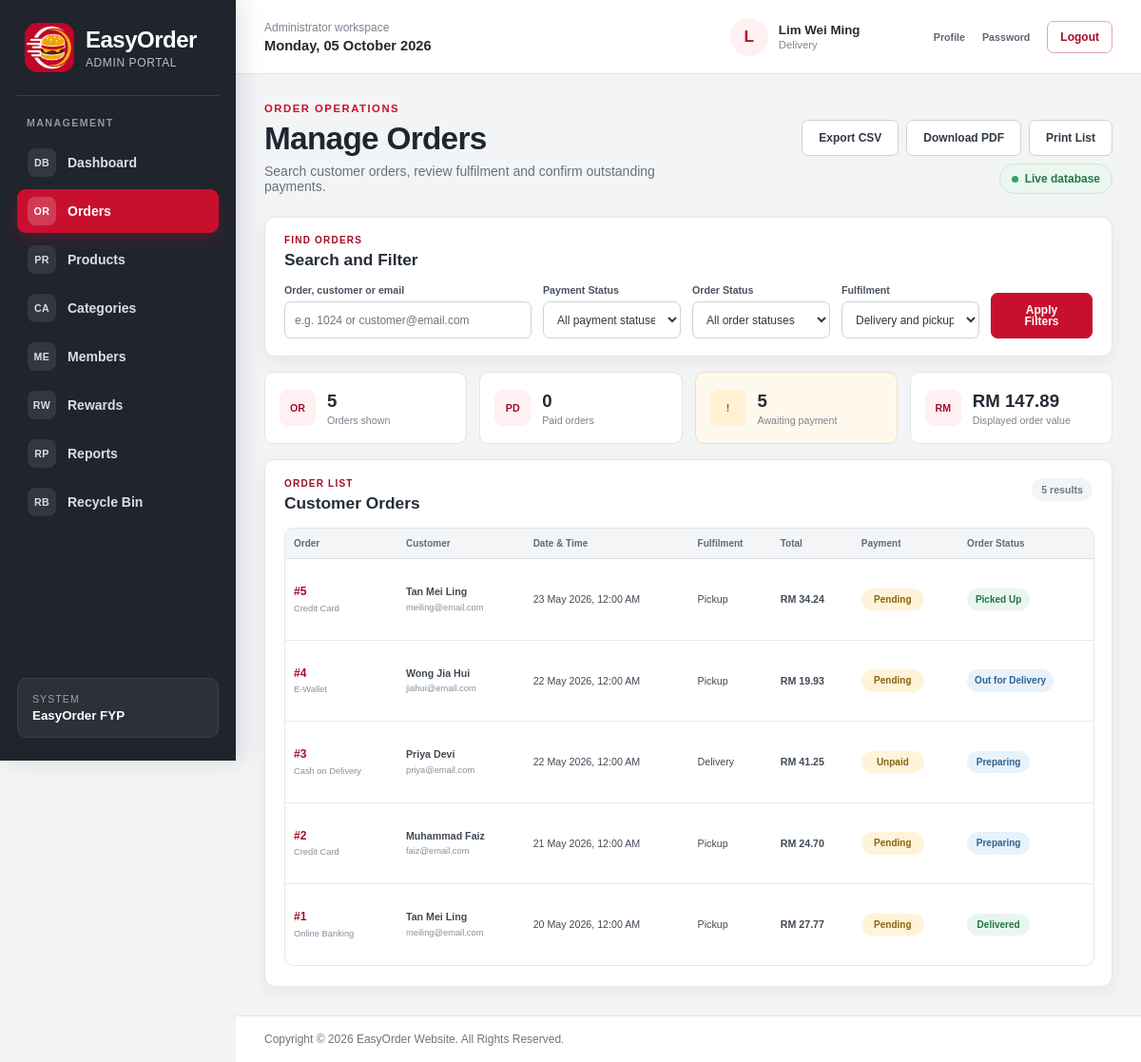
The app's page /admin_order.php (signed in), older data.
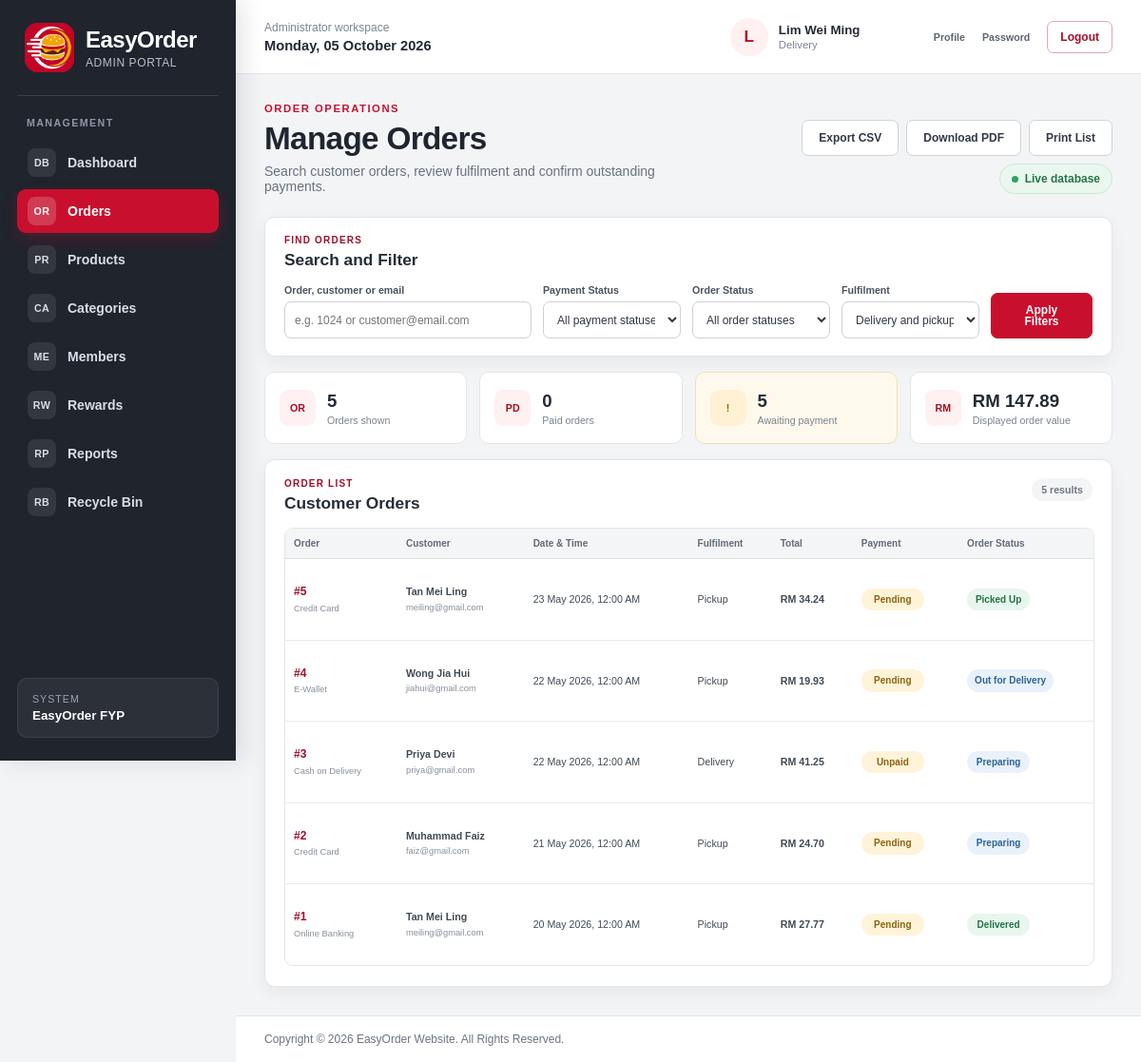
The same page, newer data.
### tables this page shows
CREATE TABLE `orders` (
  `order_id` int(11) NOT NULL,
  `order_member` int(11) NOT NULL,
  `order_date` datetime NOT NULL,
  `order_total` decimal(7,2) NOT NULL,
  `order_payment` varchar(20) NOT NULL,
  `order_payment_status` varchar(20) NOT NULL DEFAULT 'Pending',
  `order_delivery` varchar(5) NOT NULL,
  `order_address` varchar(255) NOT NULL,
  `order_status` varchar(20) NOT NULL,
  `order_isDelete` int(1) NOT NULL DEFAULT 0
);

CREATE TABLE `member` (
  `member_id` int(11) NOT NULL,
  `member_name` varchar(100) NOT NULL,
  `member_email` varchar(100) NOT NULL,
  `member_password` varchar(255) NOT NULL,
  `member_phone` varchar(15) NOT NULL,
  `member_gender` varchar(10) NOT NULL,
  `member_dob` date NOT NULL,
  `member_address` varchar(140) NOT NULL DEFAULT '',
  `member_state` varchar(30) NOT NULL,
  `member_city` varchar(50) NOT NULL,
  `member_postcode` char(5) NOT NULL,
  `member_points` int(6) NOT NULL DEFAULT 0,
  `member_joindate` date NOT NULL,
  `member_isDelete` int(1) NOT NULL DEFAULT 0
);

### admin_order.php (the view, shortened to what the changed rows need)
<?php
include("dataconnection.php");
require_once("admin_shell.php");
function admin_order_html($value)
{
	return htmlspecialchars((string)$value,ENT_QUOTES,"ISO-8859-1");
}
function admin_order_datetime($value)
{
	$timestamp = strtotime((string)$value);
	return $timestamp===false ? "Not available" : date("d M Y, h:i A",$timestamp);
}
function admin_order_status_class($status)
{
	$normalised = strtolower(trim((string)$status));
	if(in_array($normalised,array("paid","delivered","completed","picked up"),true))
	{
		return "status-success";
	}
	if(in_array($normalised,array("preparing","ready for pickup","out for delivery","processing"),true))
	{
		return "status-info";
	}
	return "status-warning";
}
$search = trim((string)($_GET["search"] ?? ""));
$payment_status_options = array("Paid","Pending","Unpaid","Failed");
$order_status_options = array("Preparing","Ready for Pickup","Picked Up","Out for Delivery","Delivered","Completed","Cancelled");
$delivery_options = array("Yes","No");
$payment_filter = (string)($_GET["payment_status"] ?? "");
$status_filter = (string)($_GET["order_status"] ?? "");
$delivery_filter = (string)($_GET["delivery"] ?? "");
$payment_filter = in_array($payment_filter,$payment_status_options,true) ? $payment_filter : "";
$status_filter = in_array($status_filter,$order_status_options,true) ? $status_filter : "";
$delivery_filter = in_array($delivery_filter,$delivery_options,true) ? $delivery_filter : "";
$search_like = "%".$search."%";
$list_sql = "SELECT o.order_id,o.order_date,o.order_total,o.order_payment,o.order_payment_status,o.order_delivery,o.order_status,"
	."m.member_name,m.member_email,COALESCE(p.payment_status,o.order_payment_status) AS display_payment_status "
	."FROM orders o INNER JOIN member m ON m.member_id=o.order_member "
	."LEFT JOIN payments p ON p.payment_order=o.order_id "
	."WHERE o.order_isDelete=0 "
	."AND (?='' OR CAST(o.order_id AS CHAR) LIKE ? OR m.member_name LIKE ? OR m.member_email LIKE ?) "
	."AND (?='' OR LOWER(COALESCE(p.payment_status,o.order_payment_status))=LOWER(?)) "
	."AND (?='' OR LOWER(o.order_status)=LOWER(?)) "
	."AND (?='' OR o.order_delivery=?) "
	."ORDER BY o.order_date DESC,o.order_id DESC";
$list_stmt = mysqli_prepare($connect,$list_sql);
$orders = array();
$list_error = "";
if($list_stmt)
{
	mysqli_stmt_bind_param($list_stmt,"ssssssssss",$search,$search_like,$search_like,$search_like,$payment_filter,$payment_filter,$status_filter,$status_filter,$delivery_filter,$delivery_filter);
	if(mysqli_stmt_execute($list_stmt))
	{
		$list_result = mysqli_stmt_get_result($list_stmt);
		while($order = mysqli_fetch_assoc($list_result))
		{
			$orders[] = $order;
		}
	}
	else
	{
		$list_error = "Orders are temporarily unavailable. Please try again.";
	}
}
else
{
	$list_error = "Orders are temporarily unavailable. Please try again.";
}
?>
<!DOCTYPE html>
<html lang="en">
<head>
<link rel="stylesheet" href="style.css">
<link rel="stylesheet" href="admin_style.css">
</head>
<body class="admin-body">
<section class="admin-page-heading">
	<div>
		<h1>Manage Orders</h1>
	</div>
</section>
<section class="admin-order-filter-panel" aria-labelledby="order-filter-heading">
	<div class="admin-filter-heading">
		<div><p>FIND ORDERS</p><h2 id="order-filter-heading">Search and Filter</h2></div>
	</div>
</section>
<section class="admin-order-results" aria-labelledby="order-results-heading">
	<header class="admin-results-heading">
		<div><p>ORDER LIST</p><h2 id="order-results-heading">Customer Orders</h2></div>
	</header>
	<?php if($list_error!=="") { ?>
		<div class="admin-empty-state"><span>!</span><strong>Orders unavailable</strong><p><?php echo admin_order_html($list_error); ?></p></div>
	<?php } else if(count($orders)===0) { ?>
		<div class="admin-empty-state"><span>0</span><strong>No matching orders</strong><p>Change or clear the filters to view other orders.</p></div>
	<?php } else { ?>
		<div class="admin-table-wrap admin-order-table-wrap">
			<table class="admin-order-table">
				<thead><tr><th>Order</th><th>Customer</th><th>Date &amp; Time</th><th>Fulfilment</th><th>Total</th><th>Payment</th><th>Order Status</th><th class="admin-print-hide">Actions</th></tr></thead>
				<tbody>
				<?php foreach($orders as $order) { ?>
					<tr>
						<td><a class="admin-order-number" href="admin_order_details.php?order_id=<?php echo (int)$order["order_id"]; ?>">#<?php echo (int)$order["order_id"]; ?></a><small><?php echo admin_order_html($order["order_payment"]); ?></small></td>
						<td><strong><?php echo admin_order_html($order["member_name"]); ?></strong><small><?php echo admin_order_html($order["member_email"]); ?></small></td>
						<td><?php echo admin_order_html(admin_order_datetime($order["order_date"])); ?></td>
						<td><?php echo $order["order_delivery"]==="Yes" ? "Delivery" : "Pickup"; ?></td>
						<td><strong>RM <?php echo number_format((float)$order["order_total"],2); ?></strong></td>
						<td><span class="admin-status-badge <?php echo admin_order_status_class($order["display_payment_status"]); ?>"><?php echo admin_order_html($order["display_payment_status"]); ?></span></td>
						<td><span class="admin-status-badge <?php echo admin_order_status_class($order["order_status"]); ?>"><?php echo admin_order_html($order["order_status"]); ?></span></td>
					</tr>
				<?php } ?>
				</tbody>
			</table>
		</div>
	<?php } ?>
</section>
</body>
</html>

Row changes from the older to the newer data that the page shows:
changed through a linked row, orders "23 May 2026, 12:00 AM": order_member.member_email "meiling@email.com" → "meiling@gmail.com"
changed through a linked row, orders "Out for Delivery": order_member.member_email "jiahui@email.com" → "jiahui@gmail.com"
changed through a linked row, orders "Cash on Delivery": order_member.member_email "priya@email.com" → "priya@gmail.com"
changed through a linked row, orders "Muhammad Faiz": order_member.member_email "faiz@email.com" → "faiz@gmail.com"
changed through a linked row, orders "20 May 2026, 12:00 AM": order_member.member_email "meiling@email.com" → "meiling@gmail.com"
